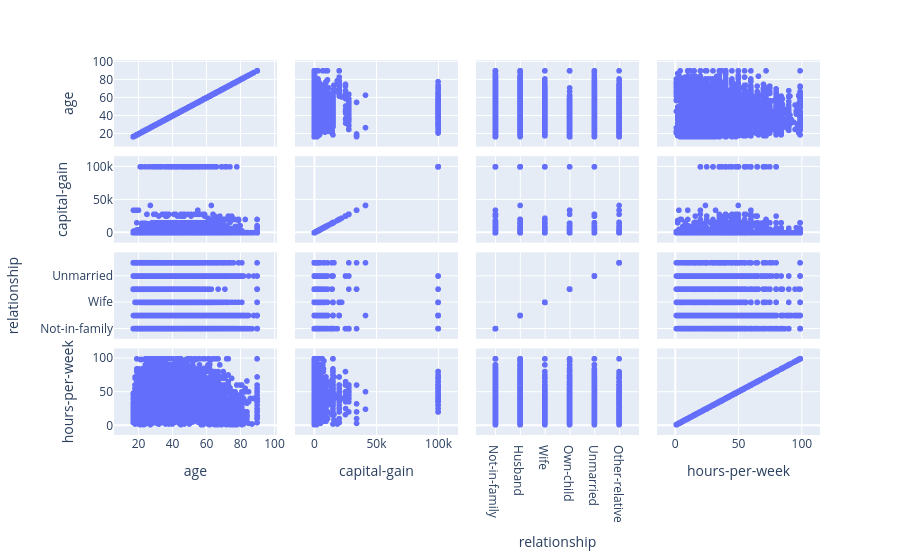

Notebook code cell kept with this figure:
### Code cell
# Example of exercise 2

import plotly.express as px
fig1 = px.scatter_matrix(train[["age", "capital-gain","relationship", "hours-per-week"]])
fig1.show()

"""
There is a correlation with "hours-per-week" and "age". The graph shows that with growing age, people work less,
at arround the age of 65.
Capital gain has a lot of ouliers: arround 99.9999k
"""

### Figure 1 — Plotly figure (JSON) as saved in the notebook; plotly's stock layout.template omitted (floating-point values rounded to 4 significant figures; data arrays with more than 128 entries replaced by an {"elided": "..."} marker saying what was removed)
{"data": [{"dimensions": [{"axis": {"matches": true}, "label": "age", "values": {"elided": "32561 int values"}}, {"axis": {"matches": true}, "label": "capital-gain", "values": {"elided": "32561 int values"}}, {"axis": {"matches": true}, "label": "relationship", "values": {"elided": "32561 str values"}}, {"axis": {"matches": true}, "label": "hours-per-week", "values": {"elided": "32561 int values"}}], "hovertemplate": "%{xaxis.title.text}=%{x}<br>%{yaxis.title.text}=%{y}<extra></extra>", "legendgroup": "", "marker": {"color": "#636efa", "symbol": "circle"}, "name": "", "showlegend": false, "type": "splom"}], "layout": {"dragmode": "select", "legend": {"tracegroupgap": 0}, "margin": {"t": 60}}}
